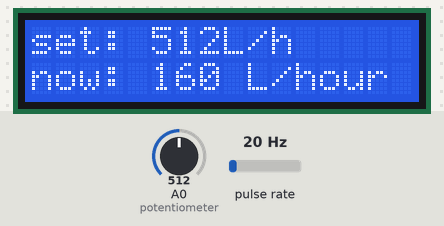
A sketch run on a simulated Arduino Uno, built with avr-gcc and run on an emulated ATmega328P. On the bench: 16×2 character LCD. Wiring (inferred from the names in the program): pulse sensor: data pin 2. The test bench sets the inputs (shaded band); at power-on: pulse rate 20 Hz, A0 (potentiometer) = 512.

Above: at 1.6 s.
1.7 s: pulse rate (sensor on pin 2) set to 4 Hz
At 4.2 s:
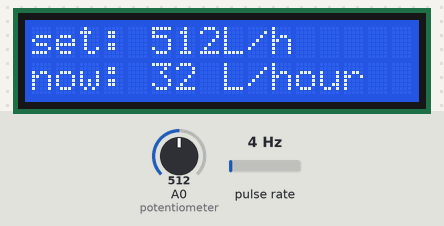
4.5 s: A0 (potentiometer) set to 716
At 5.9 s:
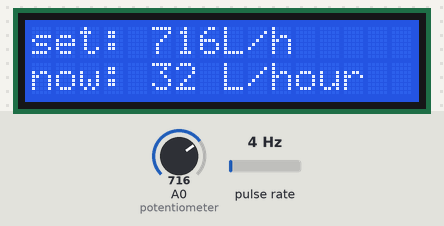
6.5 s: pulse rate (sensor on pin 2) set to 50 Hz
At 9.2 s:
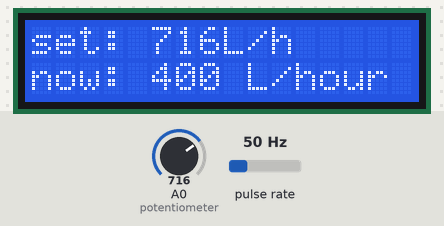
9.5 s: A0 (potentiometer) set to 900
At 11.0 s:
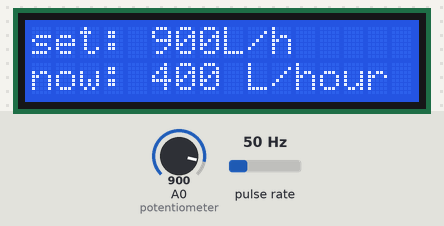
11.5 s: pulse rate (sensor on pin 2) set to 100 Hz
At 14.2 s:
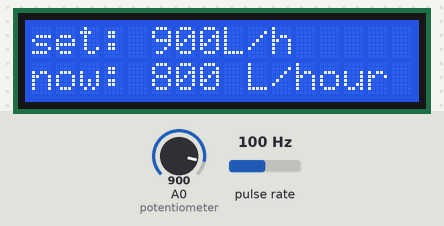
14.5 s: A0 (potentiometer) set to 1023
At 16.0 s:
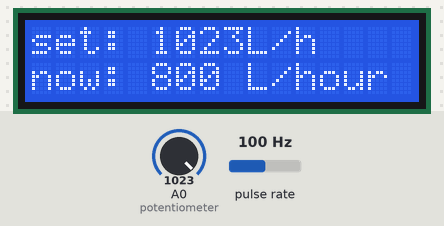
Timing chart, 0 to 17.5 s (numbered marks = the images above; inputs shaded):
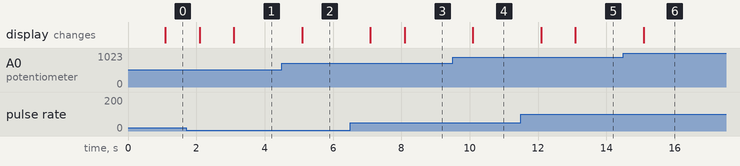

The sketch:

_____YF-S201.ino
```cpp
#include <Wire.h>
#include <LiquidCrystal_I2C.h>

LiquidCrystal_I2C lcd(0x27, 16, 2);

int potentiometer = A0;

volatile int flow_frequency; // Measures flow sensor pulses
unsigned int l_hour; // Calculated litres/hour
unsigned char flowsensor = 2; // Sensor Input
unsigned long currentTime;
unsigned long cloopTime;
void flow () // Interrupt function
{
  flow_frequency++;
}
void setup()
{
  lcd.init();
  lcd.backlight();
  pinMode(flowsensor, INPUT);
  digitalWrite(flowsensor, HIGH); // Optional Internal Pull-Up
  Serial.begin(9600);
  attachInterrupt(0, flow, RISING); // Setup Interrupt
  sei(); // Enable interrupts
  currentTime = millis();
  cloopTime = currentTime;
}
void loop ()
{
  currentTime = millis();
  // Every second, calculate and print litres/hour
  if (currentTime >= (cloopTime + 1000))
  {
    cloopTime = currentTime; // Updates cloopTime
    // Pulse frequency (Hz) = 7.5Q, Q is flow rate in L/min.
    l_hour = (flow_frequency * 60 / 7.5); // (Pulse frequency x 60 min) / 7.5Q = flowrate in L/hour
    flow_frequency = 0; // Reset Counter
    int AI = analogRead(potentiometer);
    lcd.clear();
    lcd.setCursor(0, 0);
    lcd.print("set: ");
    lcd.print(AI);
    lcd.print("L/h");
    lcd.setCursor(0, 1);
    lcd.print("now: ");
    lcd.print(l_hour, DEC); // Print litres/hour
    lcd.print(" L/hour");
  }
}
```

Measured:
- after the input at 1.7 s, the display: first changes after 0.39 s (image 1 shows a later state)
- after the input at 4.5 s, the display: changes after 0.59 s (image 2)
- after the input at 6.5 s, the display: first changes after 0.59 s (image 3 shows a later state)
- after the input at 9.5 s, the display: changes after 0.59 s (image 4)
- after the input at 11.5 s, the display: first changes after 0.59 s (image 5 shows a later state)
- after the input at 14.5 s, the display: changes after 0.59 s (image 6)
